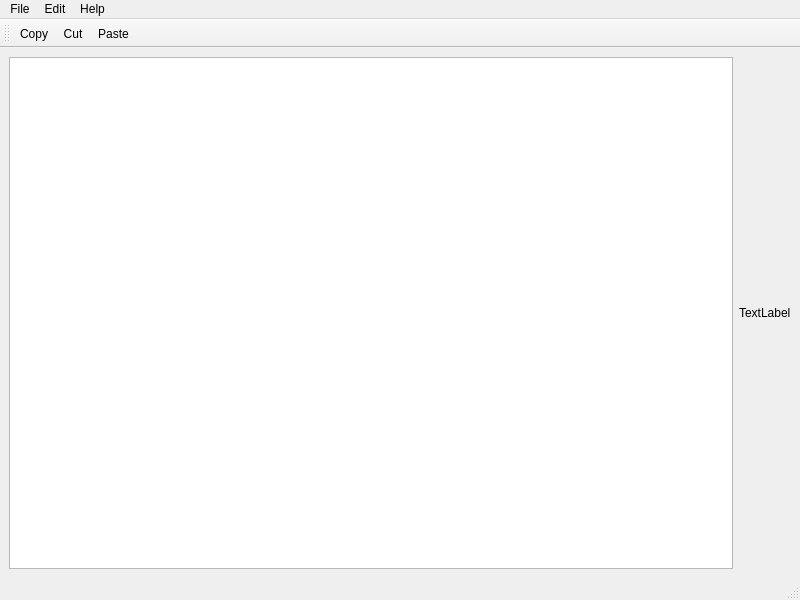
<?xml version="1.0" encoding="UTF-8"?>
<ui version="4.0">
 <class>MainWindow</class>
 <widget class="QMainWindow" name="MainWindow">
  <property name="geometry">
   <rect>
    <x>0</x>
    <y>0</y>
    <width>800</width>
    <height>600</height>
   </rect>
  </property>
  <property name="windowTitle">
   <string>MainWindow</string>
  </property>
  <widget class="QWidget" name="centralwidget">
   <layout class="QHBoxLayout" name="horizontalLayout">
    <item>
     <widget class="QTextEdit" name="textEdit"/>
    </item>
    <item>
     <widget class="QLabel" name="label">
      <property name="text">
       <string>TextLabel</string>
      </property>
     </widget>
    </item>
   </layout>
  </widget>
  <widget class="QMenuBar" name="menubar">
   <property name="geometry">
    <rect>
     <x>0</x>
     <y>0</y>
     <width>800</width>
     <height>23</height>
    </rect>
   </property>
   <widget class="QMenu" name="menuFile">
    <property name="title">
     <string>File</string>
    </property>
    <addaction name="actionQuit"/>
   </widget>
   <widget class="QMenu" name="menuEdit">
    <property name="title">
     <string>Edit</string>
    </property>
    <addaction name="actionCopy"/>
    <addaction name="actionCut"/>
    <addaction name="actionPaste"/>
    <addaction name="separator"/>
    <addaction name="actionUndo"/>
    <addaction name="actionRedo"/>
   </widget>
   <widget class="QMenu" name="menuHelp">
    <property name="title">
     <string>Help</string>
    </property>
    <addaction name="actionAbout"/>
    <addaction name="actionAbout_QT"/>
   </widget>
   <addaction name="menuFile"/>
   <addaction name="menuEdit"/>
   <addaction name="menuHelp"/>
  </widget>
  <widget class="QStatusBar" name="statusbar"/>
  <widget class="QToolBar" name="toolBar">
   <property name="windowTitle">
    <string>toolBar</string>
   </property>
   <attribute name="toolBarArea">
    <enum>TopToolBarArea</enum>
   </attribute>
   <attribute name="toolBarBreak">
    <bool>false</bool>
   </attribute>
   <addaction name="actionCopy"/>
   <addaction name="actionCut"/>
   <addaction name="actionPaste"/>
  </widget>
  <action name="actionQuit">
   <property name="icon">
    <iconset resource="resources.qrc">
     <normaloff>:/images/quitIcon.png</normaloff>:/images/quitIcon.png</iconset>
   </property>
   <property name="text">
    <string>Quit</string>
   </property>
  </action>
  <action name="actionCopy">
   <property name="icon">
    <iconset resource="resources.qrc">
     <normaloff>:/edit/images/copyIcon.png</normaloff>:/edit/images/copyIcon.png</iconset>
   </property>
   <property name="text">
    <string>Copy</string>
   </property>
  </action>
  <action name="actionCut">
   <property name="icon">
    <iconset resource="resources.qrc">
     <normaloff>:/edit/images/cut-fr.png</normaloff>:/edit/images/cut-fr.png</iconset>
   </property>
   <property name="text">
    <string>Cut</string>
   </property>
  </action>
  <action name="actionPaste">
   <property name="icon">
    <iconset resource="resources.qrc">
     <normaloff>:/edit/images/pasteIcon.png</normaloff>:/edit/images/pasteIcon.png</iconset>
   </property>
   <property name="text">
    <string>Paste</string>
   </property>
  </action>
  <action name="actionUndo">
   <property name="icon">
    <iconset resource="resources.qrc">
     <normaloff>:/edit/images/undoIcon.png</normaloff>:/edit/images/undoIcon.png</iconset>
   </property>
   <property name="text">
    <string>Undo</string>
   </property>
  </action>
  <action name="actionRedo">
   <property name="icon">
    <iconset resource="resources.qrc">
     <normaloff>:/edit/images/redoIcon.png</normaloff>:/edit/images/redoIcon.png</iconset>
   </property>
   <property name="text">
    <string>Redo</string>
   </property>
  </action>
  <action name="actionAbout">
   <property name="icon">
    <iconset resource="resources.qrc">
     <normaloff>:/help/images/aboutIcon.png</normaloff>:/help/images/aboutIcon.png</iconset>
   </property>
   <property name="text">
    <string>About</string>
   </property>
  </action>
  <action name="actionAbout_QT">
   <property name="icon">
    <iconset resource="resources.qrc">
     <normaloff>:/help/images/aboutQtIcon.png</normaloff>:/help/images/aboutQtIcon.png</iconset>
   </property>
   <property name="text">
    <string>About QT</string>
   </property>
  </action>
 </widget>
 <resources>
  <include location="resources.qrc"/>
 </resources>
 <connections/>
</ui>
